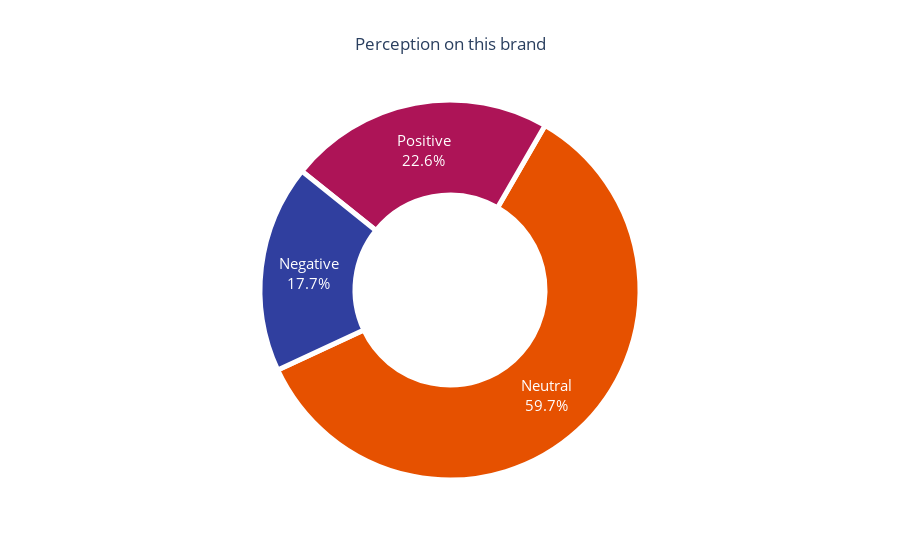

Write notebook code for a chart like this one.
### Code cell
fig = go.Figure()

fig.add_trace(
    go.Pie(labels =percep_df['perception'], values = percep_df['count'])
)

fig.update_traces(textinfo='label+percent',textfont_size=15,
                  hole = 0.5,
                  insidetextorientation='horizontal',
                  marker=dict(colors=[colors['orange'],colors['pink'],colors['blue'],colors['gray'],colors['sky']],
                              line = dict(color=colors['white'],width=5)),
                  showlegend=False,
                  rotation = 30)

fig.update_layout(title_text='Perception on this brand', title_x=0.5)

fig.show()

### Figure 1 — Plotly figure (JSON) as saved in the notebook; plotly's stock layout.template omitted (floating-point values rounded to 4 significant figures)
{"data": [{"hole": 0.5, "insidetextorientation": "horizontal", "labels": ["Neutral", "Positive", "Negative"], "marker": {"colors": ["rgb(230, 81, 0)", "rgb(173, 20, 87)", "rgb(48, 63, 159)", "rgb(66, 66, 66)", "rgb(21, 101, 192)"], "line": {"color": "rgb(255,255,255)", "width": 5}}, "rotation": 30, "showlegend": false, "textfont": {"size": 15}, "textinfo": "label+percent", "type": "pie", "values": [5974, 2257, 1769]}], "layout": {"title": {"text": "Perception on this brand", "x": 0.5}}}
